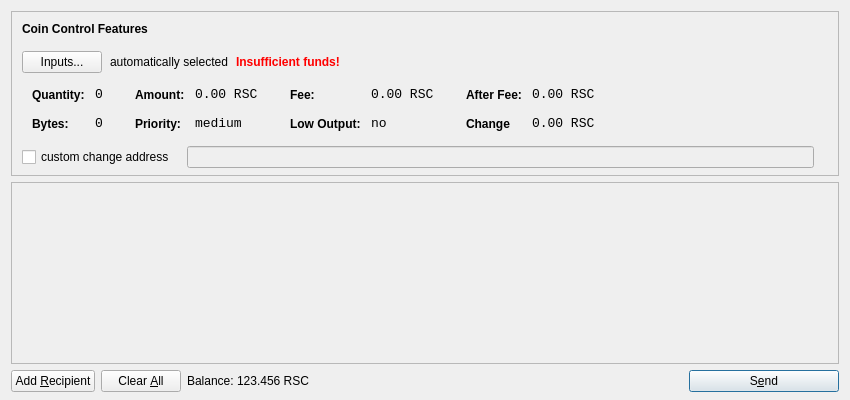
<?xml version="1.0" encoding="UTF-8"?>
<ui version="4.0">
 <class>SendCoinsDialog</class>
 <widget class="QDialog" name="SendCoinsDialog">
  <property name="geometry">
   <rect>
    <x>0</x>
    <y>0</y>
    <width>850</width>
    <height>400</height>
   </rect>
  </property>
  <property name="windowTitle">
   <string>Send Coins</string>
  </property>
  <layout class="QVBoxLayout" name="verticalLayout" stretch="0,1,0">
   <property name="bottomMargin">
    <number>8</number>
   </property>
   <item>
    <widget class="QFrame" name="frameCoinControl">
     <property name="sizePolicy">
      <sizepolicy hsizetype="Expanding" vsizetype="Expanding">
       <horstretch>0</horstretch>
       <verstretch>0</verstretch>
      </sizepolicy>
     </property>
     <property name="maximumSize">
      <size>
       <width>16777215</width>
       <height>16777215</height>
      </size>
     </property>
     <property name="frameShape">
      <enum>QFrame::StyledPanel</enum>
     </property>
     <property name="frameShadow">
      <enum>QFrame::Sunken</enum>
     </property>
     <layout class="QVBoxLayout" name="verticalLayoutCoinControl2">
      <property name="spacing">
       <number>-1</number>
      </property>
      <property name="leftMargin">
       <number>0</number>
      </property>
      <property name="topMargin">
       <number>0</number>
      </property>
      <property name="rightMargin">
       <number>0</number>
      </property>
      <property name="bottomMargin">
       <number>6</number>
      </property>
      <item>
       <layout class="QVBoxLayout" name="verticalLayoutCoinControl" stretch="0,0,0,0,1">
        <property name="spacing">
         <number>0</number>
        </property>
        <property name="leftMargin">
         <number>10</number>
        </property>
        <property name="topMargin">
         <number>10</number>
        </property>
        <item>
         <layout class="QHBoxLayout" name="horizontalLayoutCoinControl1">
          <property name="bottomMargin">
           <number>15</number>
          </property>
          <item>
           <widget class="QLabel" name="labelCoinControlFeatures">
            <property name="sizePolicy">
             <sizepolicy hsizetype="Preferred" vsizetype="Maximum">
              <horstretch>0</horstretch>
              <verstretch>0</verstretch>
             </sizepolicy>
            </property>
            <property name="font">
             <font>
              <weight>75</weight>
              <bold>true</bold>
             </font>
            </property>
            <property name="styleSheet">
             <string notr="true">font-weight:bold;</string>
            </property>
            <property name="text">
             <string>Coin Control Features</string>
            </property>
           </widget>
          </item>
         </layout>
        </item>
        <item>
         <layout class="QHBoxLayout" name="horizontalLayoutCoinControl2" stretch="0,0,0,0">
          <property name="spacing">
           <number>8</number>
          </property>
          <property name="bottomMargin">
           <number>10</number>
          </property>
          <item>
           <widget class="QPushButton" name="pushButtonCoinControl">
            <property name="styleSheet">
             <string notr="true"/>
            </property>
            <property name="text">
             <string>Inputs...</string>
            </property>
           </widget>
          </item>
          <item>
           <widget class="QLabel" name="labelCoinControlAutomaticallySelected">
            <property name="text">
             <string>automatically selected</string>
            </property>
            <property name="margin">
             <number>5</number>
            </property>
           </widget>
          </item>
          <item>
           <widget class="QLabel" name="labelCoinControlInsuffFunds">
            <property name="font">
             <font>
              <weight>75</weight>
              <bold>true</bold>
             </font>
            </property>
            <property name="styleSheet">
             <string notr="true">color:red;font-weight:bold;</string>
            </property>
            <property name="text">
             <string>Insufficient funds!</string>
            </property>
            <property name="margin">
             <number>5</number>
            </property>
           </widget>
          </item>
          <item>
           <spacer name="horizontalSpacerCoinControl">
            <property name="orientation">
             <enum>Qt::Horizontal</enum>
            </property>
            <property name="sizeHint" stdset="0">
             <size>
              <width>40</width>
              <height>1</height>
             </size>
            </property>
           </spacer>
          </item>
         </layout>
        </item>
        <item>
         <widget class="QWidget" name="widgetCoinControl" native="true">
          <property name="sizePolicy">
           <sizepolicy hsizetype="Preferred" vsizetype="Preferred">
            <horstretch>0</horstretch>
            <verstretch>0</verstretch>
           </sizepolicy>
          </property>
          <property name="minimumSize">
           <size>
            <width>0</width>
            <height>0</height>
           </size>
          </property>
          <property name="styleSheet">
           <string notr="true"/>
          </property>
          <layout class="QHBoxLayout" name="horizontalLayoutCoinControl5">
           <property name="margin">
            <number>0</number>
           </property>
           <item>
            <layout class="QHBoxLayout" name="horizontalLayoutCoinControl3" stretch="0,0,0,1">
             <property name="spacing">
              <number>20</number>
             </property>
             <property name="topMargin">
              <number>0</number>
             </property>
             <property name="bottomMargin">
              <number>10</number>
             </property>
             <item>
              <layout class="QFormLayout" name="formLayoutCoinControl1">
               <property name="horizontalSpacing">
                <number>10</number>
               </property>
               <property name="verticalSpacing">
                <number>14</number>
               </property>
               <property name="leftMargin">
                <number>10</number>
               </property>
               <property name="topMargin">
                <number>4</number>
               </property>
               <property name="rightMargin">
                <number>6</number>
               </property>
               <item row="0" column="0">
                <widget class="QLabel" name="labelCoinControlQuantityText">
                 <property name="styleSheet">
                  <string notr="true">font-weight:bold;</string>
                 </property>
                 <property name="text">
                  <string>Quantity:</string>
                 </property>
                 <property name="margin">
                  <number>0</number>
                 </property>
                </widget>
               </item>
               <item row="0" column="1">
                <widget class="QLabel" name="labelCoinControlQuantity">
                 <property name="font">
                  <font>
                   <family>Monospace</family>
                   <pointsize>10</pointsize>
                  </font>
                 </property>
                 <property name="cursor">
                  <cursorShape>IBeamCursor</cursorShape>
                 </property>
                 <property name="contextMenuPolicy">
                  <enum>Qt::ActionsContextMenu</enum>
                 </property>
                 <property name="text">
                  <string>0</string>
                 </property>
                 <property name="margin">
                  <number>0</number>
                 </property>
                 <property name="textInteractionFlags">
                  <set>Qt::LinksAccessibleByMouse|Qt::TextSelectableByKeyboard|Qt::TextSelectableByMouse</set>
                 </property>
                </widget>
               </item>
               <item row="1" column="0">
                <widget class="QLabel" name="labelCoinControlBytesText">
                 <property name="styleSheet">
                  <string notr="true">font-weight:bold;</string>
                 </property>
                 <property name="text">
                  <string>Bytes:</string>
                 </property>
                </widget>
               </item>
               <item row="1" column="1">
                <widget class="QLabel" name="labelCoinControlBytes">
                 <property name="font">
                  <font>
                   <family>Monospace</family>
                   <pointsize>10</pointsize>
                  </font>
                 </property>
                 <property name="cursor">
                  <cursorShape>IBeamCursor</cursorShape>
                 </property>
                 <property name="contextMenuPolicy">
                  <enum>Qt::ActionsContextMenu</enum>
                 </property>
                 <property name="text">
                  <string>0</string>
                 </property>
                 <property name="textInteractionFlags">
                  <set>Qt::LinksAccessibleByMouse|Qt::TextSelectableByKeyboard|Qt::TextSelectableByMouse</set>
                 </property>
                </widget>
               </item>
              </layout>
             </item>
             <item>
              <layout class="QFormLayout" name="formLayoutCoinControl2">
               <property name="horizontalSpacing">
                <number>10</number>
               </property>
               <property name="verticalSpacing">
                <number>14</number>
               </property>
               <property name="leftMargin">
                <number>6</number>
               </property>
               <property name="topMargin">
                <number>4</number>
               </property>
               <property name="rightMargin">
                <number>6</number>
               </property>
               <item row="0" column="0">
                <widget class="QLabel" name="labelCoinControlAmountText">
                 <property name="styleSheet">
                  <string notr="true">font-weight:bold;</string>
                 </property>
                 <property name="text">
                  <string>Amount:</string>
                 </property>
                 <property name="margin">
                  <number>0</number>
                 </property>
                </widget>
               </item>
               <item row="0" column="1">
                <widget class="QLabel" name="labelCoinControlAmount">
                 <property name="font">
                  <font>
                   <family>Monospace</family>
                   <pointsize>10</pointsize>
                  </font>
                 </property>
                 <property name="cursor">
                  <cursorShape>IBeamCursor</cursorShape>
                 </property>
                 <property name="contextMenuPolicy">
                  <enum>Qt::ActionsContextMenu</enum>
                 </property>
                 <property name="text">
                  <string>0.00 RSC</string>
                 </property>
                 <property name="textInteractionFlags">
                  <set>Qt::LinksAccessibleByMouse|Qt::TextSelectableByKeyboard|Qt::TextSelectableByMouse</set>
                 </property>
                </widget>
               </item>
               <item row="1" column="0">
                <widget class="QLabel" name="labelCoinControlPriorityText">
                 <property name="styleSheet">
                  <string notr="true">font-weight:bold;</string>
                 </property>
                 <property name="text">
                  <string>Priority:</string>
                 </property>
                </widget>
               </item>
               <item row="1" column="1">
                <widget class="QLabel" name="labelCoinControlPriority">
                 <property name="font">
                  <font>
                   <family>Monospace</family>
                   <pointsize>10</pointsize>
                  </font>
                 </property>
                 <property name="cursor">
                  <cursorShape>IBeamCursor</cursorShape>
                 </property>
                 <property name="contextMenuPolicy">
                  <enum>Qt::ActionsContextMenu</enum>
                 </property>
                 <property name="text">
                  <string>medium</string>
                 </property>
                 <property name="textInteractionFlags">
                  <set>Qt::LinksAccessibleByMouse|Qt::TextSelectableByKeyboard|Qt::TextSelectableByMouse</set>
                 </property>
                </widget>
               </item>
              </layout>
             </item>
             <item>
              <layout class="QFormLayout" name="formLayoutCoinControl3">
               <property name="horizontalSpacing">
                <number>10</number>
               </property>
               <property name="verticalSpacing">
                <number>14</number>
               </property>
               <property name="leftMargin">
                <number>6</number>
               </property>
               <property name="topMargin">
                <number>4</number>
               </property>
               <property name="rightMargin">
                <number>6</number>
               </property>
               <item row="0" column="0">
                <widget class="QLabel" name="labelCoinControlFeeText">
                 <property name="styleSheet">
                  <string notr="true">font-weight:bold;</string>
                 </property>
                 <property name="text">
                  <string>Fee:</string>
                 </property>
                 <property name="margin">
                  <number>0</number>
                 </property>
                </widget>
               </item>
               <item row="0" column="1">
                <widget class="QLabel" name="labelCoinControlFee">
                 <property name="font">
                  <font>
                   <family>Monospace</family>
                   <pointsize>10</pointsize>
                  </font>
                 </property>
                 <property name="cursor">
                  <cursorShape>IBeamCursor</cursorShape>
                 </property>
                 <property name="contextMenuPolicy">
                  <enum>Qt::ActionsContextMenu</enum>
                 </property>
                 <property name="text">
                  <string>0.00 RSC</string>
                 </property>
                 <property name="textInteractionFlags">
                  <set>Qt::LinksAccessibleByMouse|Qt::TextSelectableByKeyboard|Qt::TextSelectableByMouse</set>
                 </property>
                </widget>
               </item>
               <item row="1" column="0">
                <widget class="QLabel" name="labelCoinControlLowOutputText">
                 <property name="styleSheet">
                  <string notr="true">font-weight:bold;</string>
                 </property>
                 <property name="text">
                  <string>Low Output:</string>
                 </property>
                </widget>
               </item>
               <item row="1" column="1">
                <widget class="QLabel" name="labelCoinControlLowOutput">
                 <property name="font">
                  <font>
                   <family>Monospace</family>
                   <pointsize>10</pointsize>
                  </font>
                 </property>
                 <property name="cursor">
                  <cursorShape>IBeamCursor</cursorShape>
                 </property>
                 <property name="contextMenuPolicy">
                  <enum>Qt::ActionsContextMenu</enum>
                 </property>
                 <property name="text">
                  <string>no</string>
                 </property>
                 <property name="textInteractionFlags">
                  <set>Qt::LinksAccessibleByMouse|Qt::TextSelectableByKeyboard|Qt::TextSelectableByMouse</set>
                 </property>
                </widget>
               </item>
              </layout>
             </item>
             <item>
              <layout class="QFormLayout" name="formLayoutCoinControl4">
               <property name="horizontalSpacing">
                <number>10</number>
               </property>
               <property name="verticalSpacing">
                <number>14</number>
               </property>
               <property name="leftMargin">
                <number>6</number>
               </property>
               <property name="topMargin">
                <number>4</number>
               </property>
               <property name="rightMargin">
                <number>6</number>
               </property>
               <item row="0" column="0">
                <widget class="QLabel" name="labelCoinControlAfterFeeText">
                 <property name="styleSheet">
                  <string notr="true">font-weight:bold;</string>
                 </property>
                 <property name="text">
                  <string>After Fee:</string>
                 </property>
                 <property name="margin">
                  <number>0</number>
                 </property>
                </widget>
               </item>
               <item row="0" column="1">
                <widget class="QLabel" name="labelCoinControlAfterFee">
                 <property name="font">
                  <font>
                   <family>Monospace</family>
                   <pointsize>10</pointsize>
                  </font>
                 </property>
                 <property name="cursor">
                  <cursorShape>IBeamCursor</cursorShape>
                 </property>
                 <property name="contextMenuPolicy">
                  <enum>Qt::ActionsContextMenu</enum>
                 </property>
                 <property name="text">
                  <string>0.00 RSC</string>
                 </property>
                 <property name="textInteractionFlags">
                  <set>Qt::LinksAccessibleByMouse|Qt::TextSelectableByKeyboard|Qt::TextSelectableByMouse</set>
                 </property>
                </widget>
               </item>
               <item row="1" column="0">
                <widget class="QLabel" name="labelCoinControlChangeText">
                 <property name="styleSheet">
                  <string notr="true">font-weight:bold;</string>
                 </property>
                 <property name="text">
                  <string>Change</string>
                 </property>
                </widget>
               </item>
               <item row="1" column="1">
                <widget class="QLabel" name="labelCoinControlChange">
                 <property name="font">
                  <font>
                   <family>Monospace</family>
                   <pointsize>10</pointsize>
                  </font>
                 </property>
                 <property name="cursor">
                  <cursorShape>IBeamCursor</cursorShape>
                 </property>
                 <property name="contextMenuPolicy">
                  <enum>Qt::ActionsContextMenu</enum>
                 </property>
                 <property name="text">
                  <string>0.00 RSC</string>
                 </property>
                 <property name="textInteractionFlags">
                  <set>Qt::LinksAccessibleByMouse|Qt::TextSelectableByKeyboard|Qt::TextSelectableByMouse</set>
                 </property>
                </widget>
               </item>
              </layout>
             </item>
            </layout>
           </item>
          </layout>
         </widget>
        </item>
        <item>
         <layout class="QHBoxLayout" name="horizontalLayoutCoinControl4" stretch="0,0,0">
          <property name="spacing">
           <number>12</number>
          </property>
          <property name="sizeConstraint">
           <enum>QLayout::SetDefaultConstraint</enum>
          </property>
          <property name="topMargin">
           <number>5</number>
          </property>
          <property name="rightMargin">
           <number>5</number>
          </property>
          <item>
           <widget class="QCheckBox" name="checkBoxCoinControlChange">
            <property name="text">
             <string>custom change address</string>
            </property>
           </widget>
          </item>
          <item>
           <widget class="QLineEdit" name="lineEditCoinControlChange">
            <property name="enabled">
             <bool>false</bool>
            </property>
            <property name="sizePolicy">
             <sizepolicy hsizetype="Expanding" vsizetype="Fixed">
              <horstretch>0</horstretch>
              <verstretch>0</verstretch>
             </sizepolicy>
            </property>
           </widget>
          </item>
          <item>
           <widget class="QLabel" name="labelCoinControlChangeLabel">
            <property name="sizePolicy">
             <sizepolicy hsizetype="Preferred" vsizetype="Expanding">
              <horstretch>0</horstretch>
              <verstretch>0</verstretch>
             </sizepolicy>
            </property>
            <property name="minimumSize">
             <size>
              <width>0</width>
              <height>0</height>
             </size>
            </property>
            <property name="text">
             <string/>
            </property>
            <property name="margin">
             <number>3</number>
            </property>
           </widget>
          </item>
         </layout>
        </item>
        <item>
         <spacer name="verticalSpacerCoinControl">
          <property name="orientation">
           <enum>Qt::Vertical</enum>
          </property>
          <property name="sizeHint" stdset="0">
           <size>
            <width>800</width>
            <height>1</height>
           </size>
          </property>
         </spacer>
        </item>
       </layout>
      </item>
     </layout>
    </widget>
   </item>
   <item>
    <widget class="QScrollArea" name="scrollArea">
     <property name="widgetResizable">
      <bool>true</bool>
     </property>
     <widget class="QWidget" name="scrollAreaWidgetContents">
      <property name="geometry">
       <rect>
        <x>0</x>
        <y>0</y>
        <width>830</width>
        <height>165</height>
       </rect>
      </property>
      <layout class="QVBoxLayout" name="verticalLayout_2">
       <property name="margin">
        <number>0</number>
       </property>
       <item>
        <layout class="QVBoxLayout" name="entries">
         <property name="spacing">
          <number>6</number>
         </property>
        </layout>
       </item>
       <item>
        <spacer name="verticalSpacer">
         <property name="orientation">
          <enum>Qt::Vertical</enum>
         </property>
         <property name="sizeHint" stdset="0">
          <size>
           <width>20</width>
           <height>40</height>
          </size>
         </property>
        </spacer>
       </item>
      </layout>
     </widget>
    </widget>
   </item>
   <item>
    <layout class="QHBoxLayout" name="horizontalLayout">
     <item>
      <widget class="QPushButton" name="addButton">
       <property name="toolTip">
        <string>Send to multiple recipients at once</string>
       </property>
       <property name="text">
        <string>Add &amp;Recipient</string>
       </property>
       <property name="autoDefault">
        <bool>false</bool>
       </property>
      </widget>
     </item>
     <item>
      <widget class="QPushButton" name="clearButton">
       <property name="sizePolicy">
        <sizepolicy hsizetype="Minimum" vsizetype="Fixed">
         <horstretch>0</horstretch>
         <verstretch>0</verstretch>
        </sizepolicy>
       </property>
       <property name="toolTip">
        <string>Remove all transaction fields</string>
       </property>
       <property name="text">
        <string>Clear &amp;All</string>
       </property>
       <property name="autoRepeatDelay">
        <number>300</number>
       </property>
       <property name="autoDefault">
        <bool>false</bool>
       </property>
      </widget>
     </item>
     <item>
      <layout class="QHBoxLayout" name="horizontalLayout_2">
       <property name="spacing">
        <number>3</number>
       </property>
       <item>
        <widget class="QLabel" name="label">
         <property name="sizePolicy">
          <sizepolicy hsizetype="Preferred" vsizetype="Fixed">
           <horstretch>0</horstretch>
           <verstretch>0</verstretch>
          </sizepolicy>
         </property>
         <property name="text">
          <string>Balance:</string>
         </property>
        </widget>
       </item>
       <item>
        <widget class="QLabel" name="labelBalance">
         <property name="sizePolicy">
          <sizepolicy hsizetype="Preferred" vsizetype="Fixed">
           <horstretch>0</horstretch>
           <verstretch>0</verstretch>
          </sizepolicy>
         </property>
         <property name="cursor">
          <cursorShape>IBeamCursor</cursorShape>
         </property>
         <property name="text">
          <string>123.456 RSC</string>
         </property>
         <property name="textInteractionFlags">
          <set>Qt::LinksAccessibleByMouse|Qt::TextSelectableByKeyboard|Qt::TextSelectableByMouse</set>
         </property>
        </widget>
       </item>
      </layout>
     </item>
     <item>
      <spacer name="horizontalSpacer">
       <property name="orientation">
        <enum>Qt::Horizontal</enum>
       </property>
       <property name="sizeHint" stdset="0">
        <size>
         <width>40</width>
         <height>20</height>
        </size>
       </property>
      </spacer>
     </item>
     <item>
      <widget class="QPushButton" name="sendButton">
       <property name="minimumSize">
        <size>
         <width>150</width>
         <height>0</height>
        </size>
       </property>
       <property name="toolTip">
        <string>Confirm the send action</string>
       </property>
       <property name="text">
        <string>S&amp;end</string>
       </property>
       <property name="icon">
        <iconset resource="../bitcoin.qrc">
         <normaloff>:/icons/send</normaloff>:/icons/send</iconset>
       </property>
       <property name="default">
        <bool>true</bool>
       </property>
      </widget>
     </item>
    </layout>
   </item>
  </layout>
 </widget>
 <resources>
  <include location="../bitcoin.qrc"/>
 </resources>
 <connections/>
</ui>
